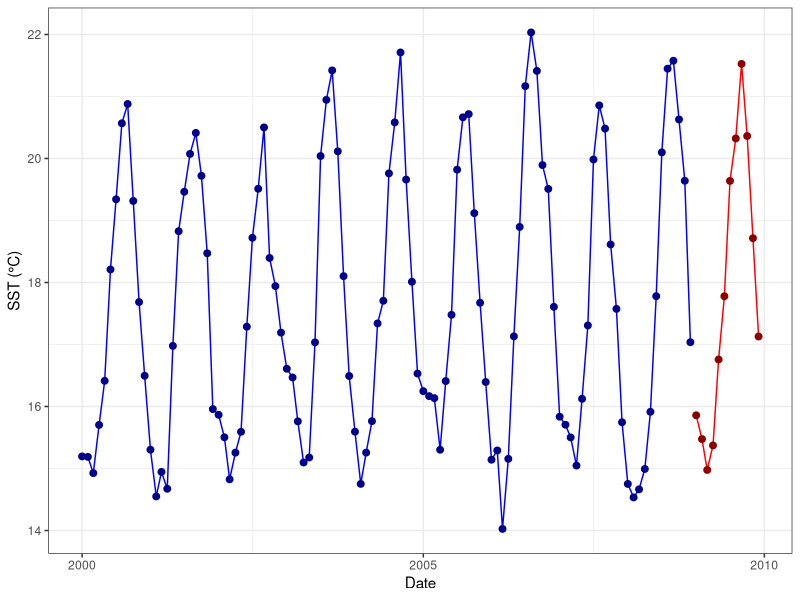
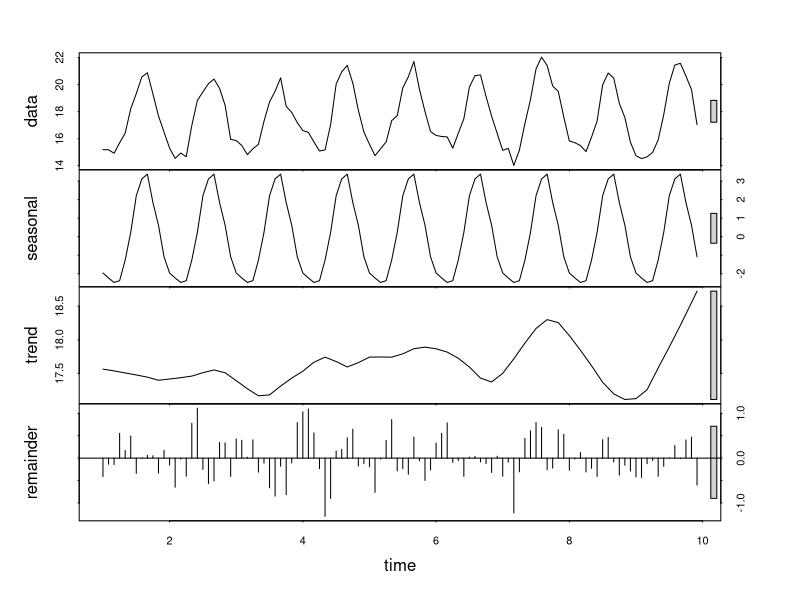
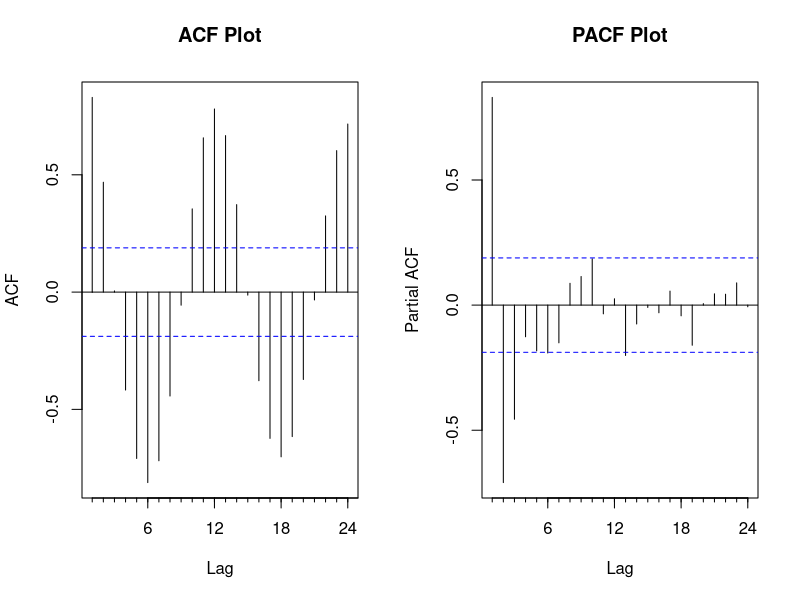
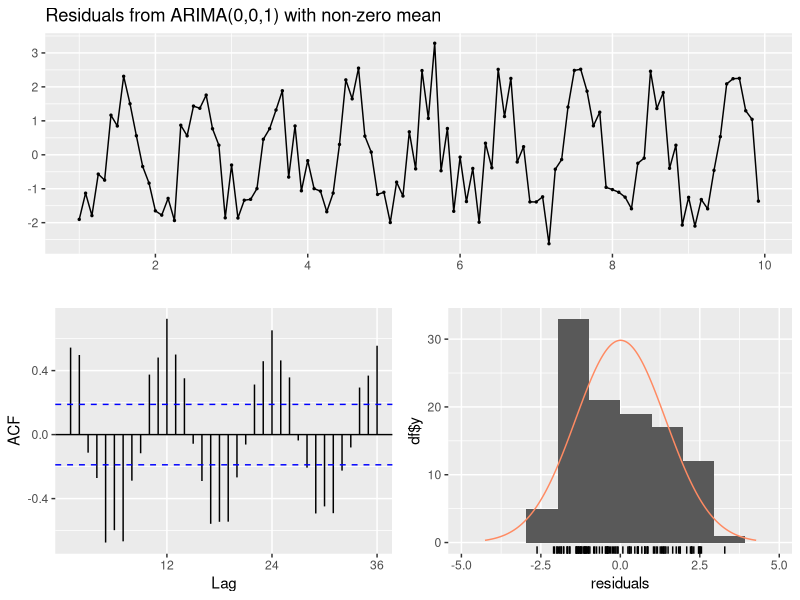
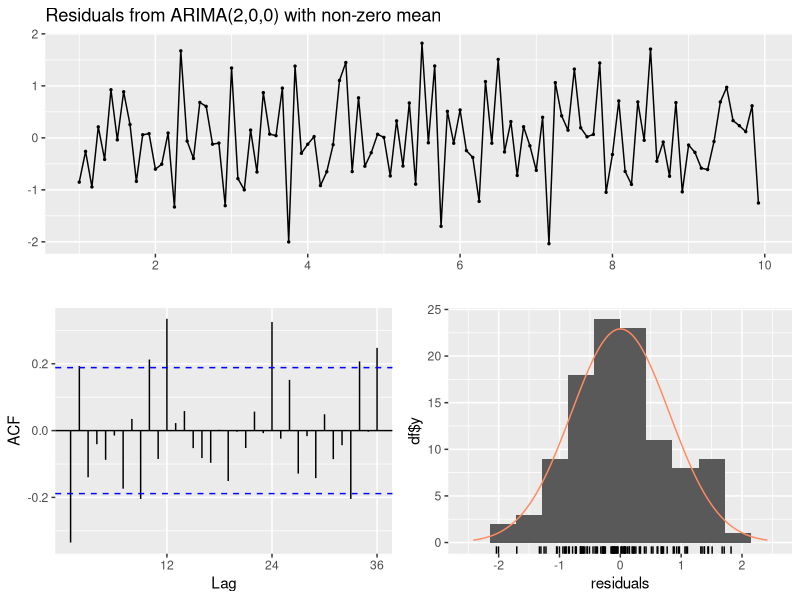
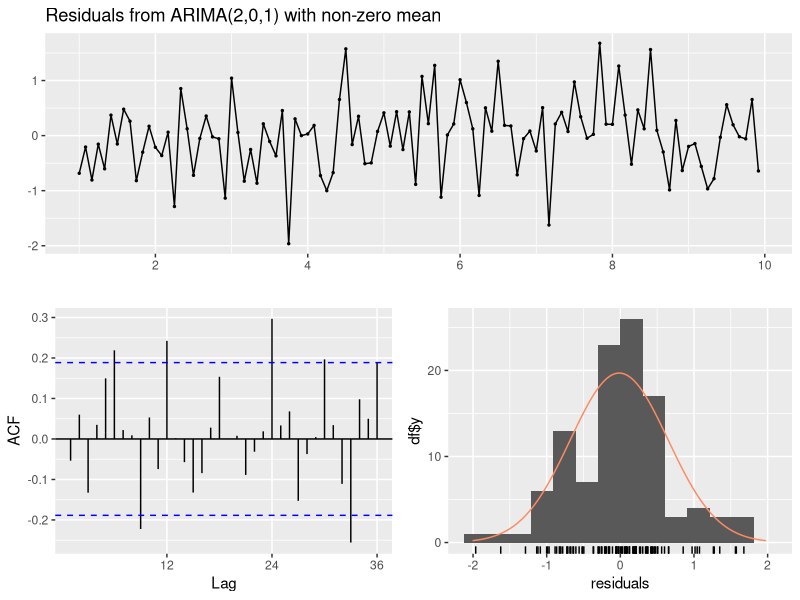
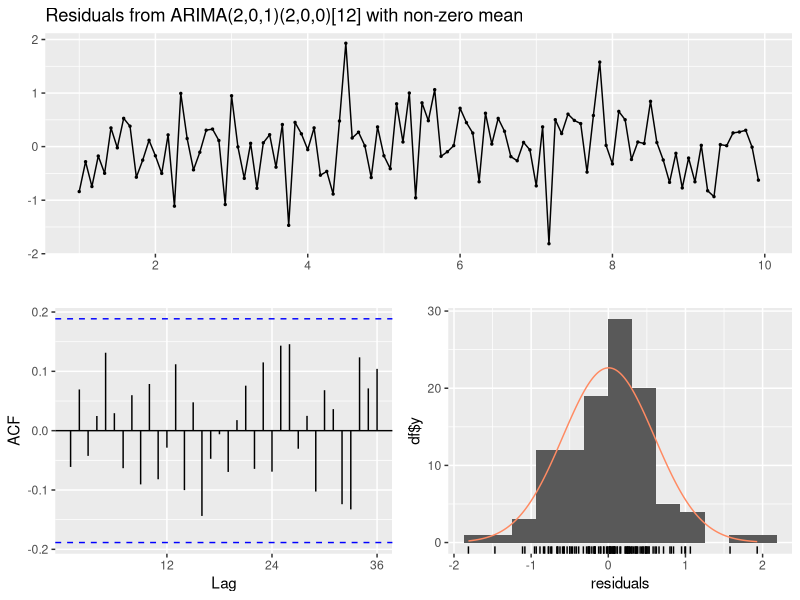
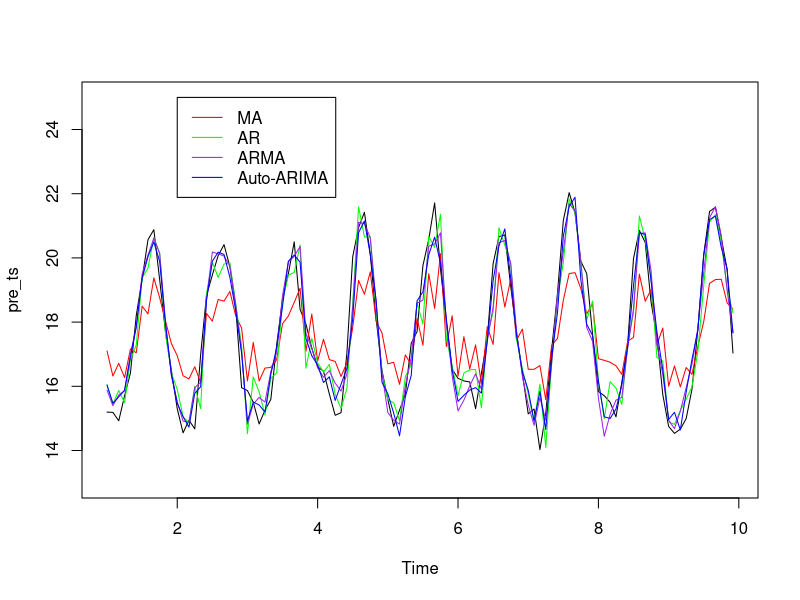

Recreate these plots in R, in order.
## ---- chunk 1
knitr::opts_chunk$set(message = FALSE, warning = FALSE, fig.pos = "H", out.extra = "", fig.align = "center")

library(tidyverse) 
library(tseries)
library(forecast)
## ---- chunk 2
sst = read_csv(here::here("data", "sst.csv")) %>% 
  mutate(date = paste(month, year)) %>% 
  mutate(date = my(date)) %>% 
  select(sst, date) %>% 
  arrange(date)

head(sst)
## ---- chunk 3
pre_sst = sst %>% 
  filter(year(date) != 2009 & year(date) > 1999)

pre_ts = pre_sst %>% 
  pull(sst) %>% 
  ts(deltat = 1/12)

post_sst = sst %>% 
  filter(year(date) == 2009)

post_ts = post_sst %>% 
  pull(sst) %>% 
  ts(deltat = 1/12)
## ---- chunk 4
ggplot() +
  geom_line(data = pre_sst, aes(date, sst), color = "blue") +
  geom_point(data = pre_sst, aes(date, sst), color = "darkblue", size = 2) +
  geom_line(data = post_sst, aes(date, sst), color = "red") +
  geom_point(data = post_sst, aes(date, sst), color = "darkred", size = 2) +
  theme_bw() +
  labs(x = "Date", 
       y = "SST (°C)")
## ---- chunk 5
decomp = stl(pre_ts, s.window = "periodic")

plot(decomp)
## ---- chunk 6
df_test = adf.test(pre_ts, k=0)
## ---- chunk 7
par(mfrow=c(1,2))

Acf(pre_ts, main="ACF Plot") #lag 1
Pacf(pre_ts, main="PACF Plot") #lag 2
## ---- chunk 8
m1 = Arima(pre_ts, c(0,0,1))
forecast::checkresiduals(m1)
## ---- chunk 9
m2 = Arima(pre_ts, c(2,0,0))
forecast::checkresiduals(m2)
## ---- chunk 10
m3 = Arima(pre_ts, c(2,0,1))
forecast::checkresiduals(m3)
## ---- chunk 11
m4 = auto.arima(pre_ts, stationary = TRUE, stepwise = FALSE, approximation = FALSE)

forecast::checkresiduals(m4)
## ---- chunk 12
log1 = summary(m1)$loglik
log2 = summary(m2)$loglik
log3 = summary(m3)$loglik
log4 = summary(m4)$loglik
aic1 = summary(m1)$aic
aic2 = summary(m2)$aic
aic3 = summary(m3)$aic
aic4 = summary(m4)$aic
## ---- chunk 13
par(mfrow=c(1,1))

plot(pre_ts, ylim = range(13:25))
lines(fitted(m1), col = "red")
lines(fitted(m2), col = "green")
lines(fitted(m3), col = "purple")
lines(fitted(m4), col = "blue")
legend(x = 2, y = 25, legend = c("MA", "AR", "ARMA", "Auto-ARIMA"), col = c("red", "green", "purple", "blue"), lty = 1)
## ---- chunk 14
rmse1 = sqrt(mean((pre_ts - fitted(m1))^2))
rmse2 = sqrt(mean((pre_ts - fitted(m2))^2))
rmse3 = sqrt(mean((pre_ts - fitted(m3))^2))
rmse4 = sqrt(mean((pre_ts - fitted(m4))^2))
## ---- chunk 15
forecast1=predict(m1, 12)$pred %>% 
  as.vector()
forecast2=predict(m2, 12)$pred %>% 
  as.vector()
forecast3=predict(m3, 12)$pred %>% 
  as.vector()
forecast4=predict(m4, 12)$pred %>% 
  as.vector()

post_sst$forcast1 = forecast1
post_sst$forcast2 = forecast2
post_sst$forcast3 = forecast3
post_sst$forcast4 = forecast4
## ---- chunk 16
rmse5 = sqrt(mean((post_ts - forecast1)^2))
rmse6 = sqrt(mean((post_ts - forecast2)^2))
rmse7 = sqrt(mean((post_ts - forecast3)^2))
rmse8 = sqrt(mean((post_ts - forecast4)^2))
## ---- chunk 17
ggplot() +
  geom_line(data = pre_sst, aes(date, sst), color = "darkblue") +
  geom_point(data = pre_sst, aes(date, sst), color = "darkblue", size = 2) +
  geom_line(data = post_sst, aes(date, sst), linetype = "dashed") +
  geom_line(data = post_sst, aes(date, forcast1, color = "MA")) +
  geom_line(data = post_sst, aes(date, forcast2, color = "AR")) +
  geom_line(data = post_sst, aes(date, forcast3, color = "ARMA")) +
  geom_line(data = post_sst, aes(date, forcast4, color = "Auto-ARIMA")) +
  theme_bw() +
  labs(x = "Date", 
       y = "SST (°C)") + 
  scale_color_manual(name="Model",
                     breaks=c("MA", "AR", "ARMA", "Auto-ARIMA"),
                     values=c("MA" = "red", "AR" = "green", "ARMA" = "purple", "Auto-ARIMA" = "blue"))
## ---- chunk 18
m1 %>% forecast(60) %>% autoplot() + theme_bw()
## ---- chunk 19
m2 %>% forecast(60) %>% autoplot() + theme_bw()
## ---- chunk 20
m3 %>% forecast(60) %>% autoplot() + theme_bw()
## ---- chunk 21
m4 %>% forecast(60) %>% autoplot() + theme_bw()
